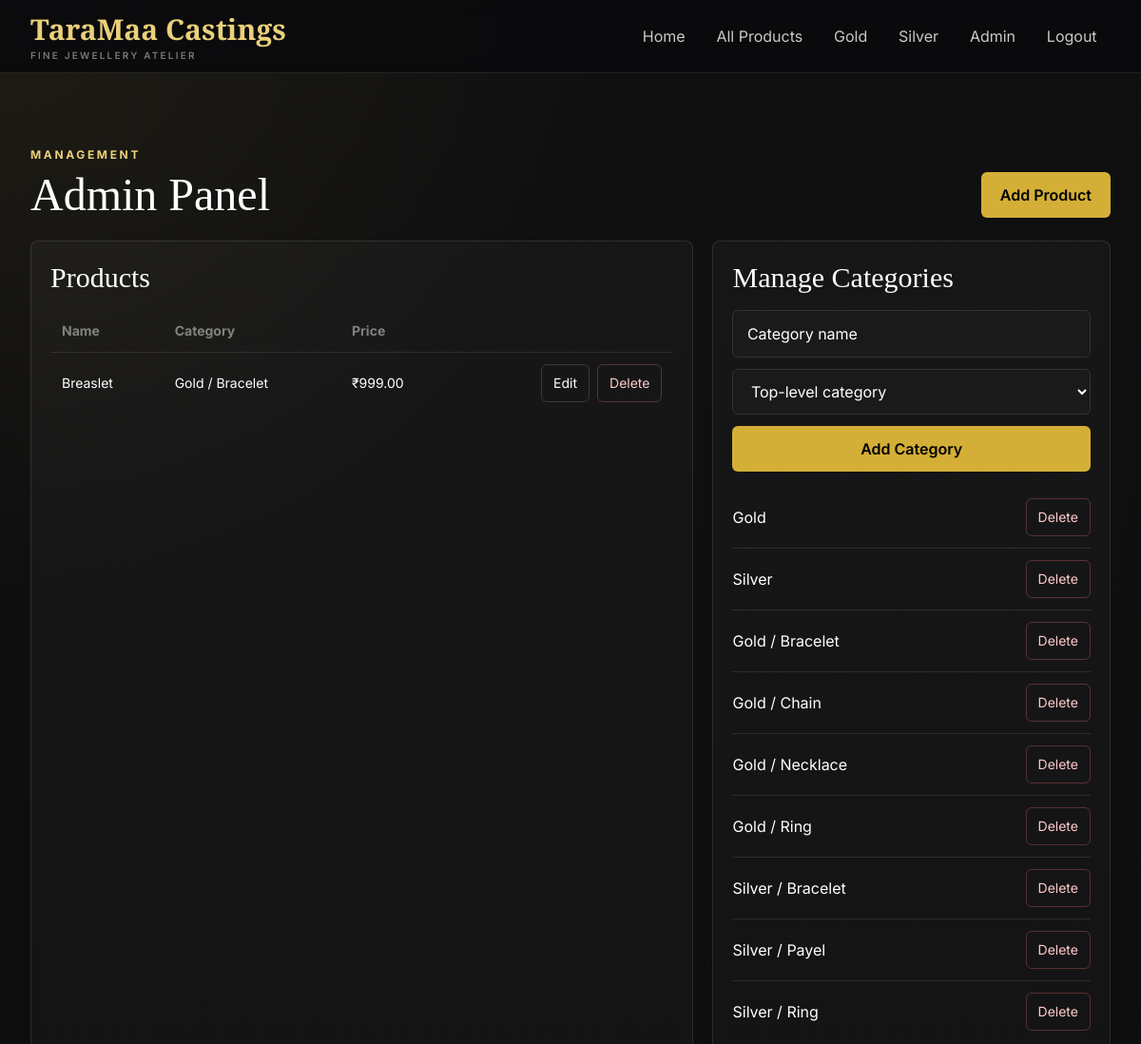
Before: /admin (signed in, upper part) with the older database file.
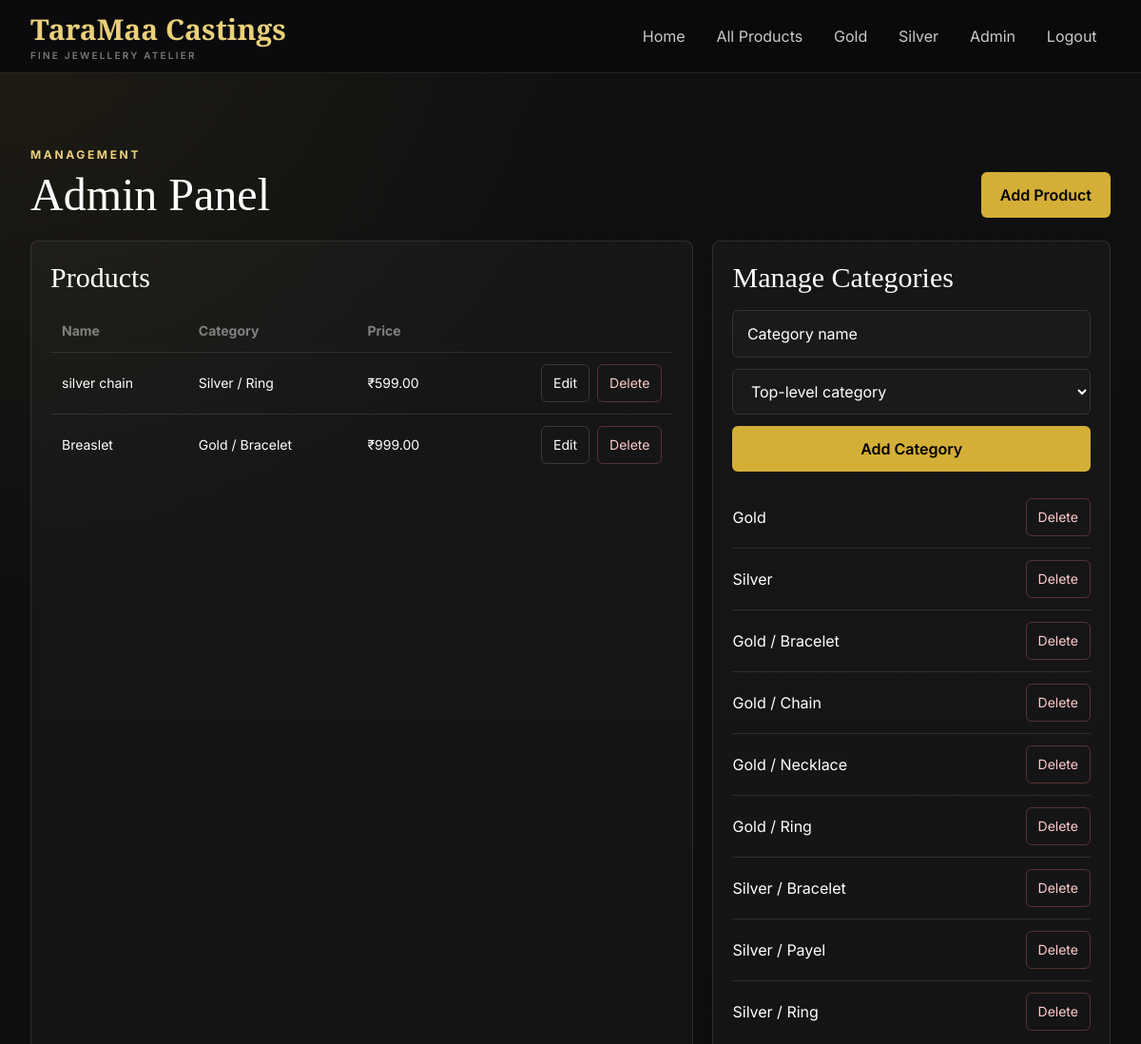
After: the same page with the newer database file.
### app.py (models this page shows)
class Category(db.Model):
    id = db.Column(db.Integer, primary_key=True)
    name = db.Column(db.String(120), nullable=False)
    parent_id = db.Column(db.Integer, db.ForeignKey("category.id"))
    parent = db.relationship("Category", remote_side=[id], backref="children")
    products = db.relationship("Product", backref="category", lazy=True)
    @property
    def metal_type(self):
        current = self
        while current.parent:
            current = current.parent
        return current.name

class Product(db.Model):
    id = db.Column(db.Integer, primary_key=True)
    title = db.Column(db.String(180), nullable=False)
    slug = db.Column(db.String(220), unique=True, nullable=False)
    category_id = db.Column(db.Integer, db.ForeignKey("category.id"), nullable=False)
    price = db.Column(db.Float, nullable=False)
    weight = db.Column(db.String(80), nullable=False)
    purity = db.Column(db.String(80), nullable=False)
    description = db.Column(db.Text, nullable=False)
    image = db.Column(db.String(255))
    whatsapp_number = db.Column(db.String(32), nullable=False)
    availability_status = db.Column(db.String(40), nullable=False, default="Available")
    created_at = db.Column(db.DateTime, nullable=False, default=datetime.utcnow)
    gallery_images = db.relationship(
        "ProductImage", backref="product", lazy=True, cascade="all, delete-orphan"
    )

### app.py (the view, shortened to what this page needs)
@app.route("/admin", methods=["GET", "POST"])
@login_required
def admin():
    return render_template(
        "admin.html",
        products=Product.query.order_by(Product.created_at.desc()).all(),
        categories=Category.query.order_by(Category.parent_id, Category.name).all(),
        banners=Banner.query.order_by(Banner.created_at.desc()).all(),
    )

### app.py (called while the page is built)
def login_required(view):
    @wraps(view)
    def wrapped_view(*args, **kwargs):
        if not session.get("admin_logged_in"):
            flash("Please log in to access the admin panel.", "warning")
            return redirect(url_for("login"))
        return view(*args, **kwargs)
    return wrapped_view

def top_level_categories():
    return Category.query.filter_by(parent_id=None).order_by(Category.name).all()

@app.context_processor
def inject_globals():
    return {
        "site_name": "TaraMaa Castings",
        "nav_categories": top_level_categories(),
        "whatsapp_link": whatsapp_link,
        "current_year": datetime.now().year,
    }

### templates/admin.html (shortened to what this page needs)
{% extends "layout.html" %}
{% block content %}
<section class="py-10 sm:py-14">
  <div class="mx-auto max-w-7xl px-4 sm:px-6 lg:px-8">
    <div class="mb-6 flex flex-col gap-4 sm:flex-row sm:items-end sm:justify-between">
      <div>
        <span class="text-xs font-bold uppercase tracking-[0.22em] text-goldSoft">Management</span>
        <h1 class="mt-2 font-display text-5xl">Admin Panel</h1>
      </div>
      <a class="inline-flex min-h-12 items-center justify-center rounded-md bg-gold px-5 font-semibold text-black transition hover:bg-goldSoft" href="{{ url_for('add_product') }}">Add Product</a>
    </div>
    <div class="grid gap-5 lg:grid-cols-[minmax(0,1.5fr)_minmax(320px,.9fr)]">
      <section class="rounded-lg border border-white/10 bg-white/[0.03] p-5 lg:row-span-2">
        <h2 class="font-display text-3xl">Products</h2>
        <div class="mt-4 overflow-x-auto">
          <table class="min-w-full text-left text-sm">
            <thead class="border-b border-white/10 text-white/45">
              <tr><th class="px-3 py-3">Name</th><th class="px-3 py-3">Category</th><th class="px-3 py-3">Price</th><th class="px-3 py-3"></th></tr>
            </thead>
            <tbody class="divide-y divide-white/10">
              {% for product in products %}
              <tr>
                <td class="px-3 py-3">{{ product.title }}</td>
                <td class="px-3 py-3">{{ product.category.metal_type }} / {{ product.category.name }}</td>
                <td class="px-3 py-3">&#8377;{{ "%.2f"|format(product.price) }}</td>
                <td class="px-3 py-3">
                  <div class="flex justify-end gap-2">
                    <a class="inline-flex min-h-10 items-center justify-center rounded-md border border-white/15 px-3 text-sm transition hover:border-gold/50 hover:text-goldSoft" href="{{ url_for('edit_product', product_id=product.id) }}">Edit</a>
                    <form method="post" action="{{ url_for('delete_product', product_id=product.id) }}">
                      <button class="inline-flex min-h-10 items-center justify-center rounded-md border border-red-400/30 px-3 text-sm text-red-200 transition hover:border-red-300 hover:bg-red-300/10">Delete</button>
                    </form>
                  </div>
                </td>
              </tr>
              {% else %}
              <tr><td class="px-3 py-4 text-white/55" colspan="4">No products yet.</td></tr>
              {% endfor %}
            </tbody>
          </table>
        </div>
      </section>
      <section class="rounded-lg border border-white/10 bg-white/[0.03] p-5">
        <h2 class="font-display text-3xl">Manage Categories</h2>
        <form method="post" class="mt-4 grid gap-3">
          <input class="field" name="name" placeholder="Category name" required>
          <select class="field" name="parent_id">
            <option value="">Top-level category</option>
          </select>
          <button class="inline-flex min-h-12 items-center justify-center rounded-md bg-gold px-5 font-semibold text-black transition hover:bg-goldSoft">Add Category</button>
        </form>
        <div class="mt-4 divide-y divide-white/10">
          {% for category in categories %}
          <div class="flex items-center justify-between gap-3 py-3">
            <span>{% if category.parent %}{{ category.parent.name }} / {% endif %}{{ category.name }}</span>
            <form method="post" action="{{ url_for('delete_category', category_id=category.id) }}">
              <button class="inline-flex min-h-10 items-center justify-center rounded-md border border-red-400/30 px-3 text-sm text-red-200 transition hover:border-red-300 hover:bg-red-300/10">Delete</button>
            </form>
          </div>
          {% endfor %}
        </div>
      </section>
    </div>
  </div>
</section>
{% endblock %}

### templates/layout.html (shortened to what this page needs)
<!doctype html>
<html lang="en">
<head>
  <script src="https://cdn.tailwindcss.com"></script>
  <link rel="stylesheet" href="{{ url_for('static', filename='css/style.css', v='20260519-2') }}">
</head>
<body class="min-h-screen bg-ink font-sans text-white">
  <header class="sticky top-0 z-40 border-b border-white/10 bg-ink/95 backdrop-blur">
    <nav class="mx-auto flex min-h-[76px] max-w-7xl items-center justify-between px-4 sm:px-6 lg:px-8">
      <a class="flex flex-col leading-none" href="{{ url_for('index') }}">
        <span class="font-display text-3xl font-semibold text-goldSoft">{{ site_name }}</span>
        <small class="mt-1 text-[10px] font-semibold uppercase tracking-[0.22em] text-white/45">Fine Jewellery Atelier</small>
      </a>
      <div id="mainNav" class="hidden lg:block">
        <ul class="flex flex-col gap-1 pt-4 lg:flex-row lg:items-center lg:gap-1 lg:pt-0">
          <li><a class="nav-link" href="{{ url_for('index') }}">Home</a></li>
          <li><a class="nav-link" href="{{ url_for('products') }}">All Products</a></li>
          {% for category in nav_categories %}
          <li><a class="nav-link" href="{{ url_for('category_page', category_id=category.id) }}">{{ category.name }}</a></li>
          {% endfor %}
          {% if session.get('admin_logged_in') %}
          <li><a class="nav-link" href="{{ url_for('admin') }}">Admin</a></li>
          <li><a class="nav-link" href="{{ url_for('logout') }}">Logout</a></li>
          {% else %}
          <li class="lg:ml-2"><a class="inline-flex min-h-11 w-full items-center justify-center rounded-md bg-gold px-4 font-semibold text-black transition hover:bg-goldSoft lg:w-auto" href="{{ url_for('login') }}">Admin Login</a></li>
          {% endif %}
        </ul>
      </div>
    </nav>
  </header>
  <main>
    <div class="mx-auto max-w-7xl px-4 pt-4 sm:px-6 lg:px-8">
    </div>
    {% block content %}{% endblock %}
  </main>
</body>
</html>

Changed rows visible on the page:
added Product: title "silver chain", category.metal_type "Silver", category.name "Ring", price "599.00"
